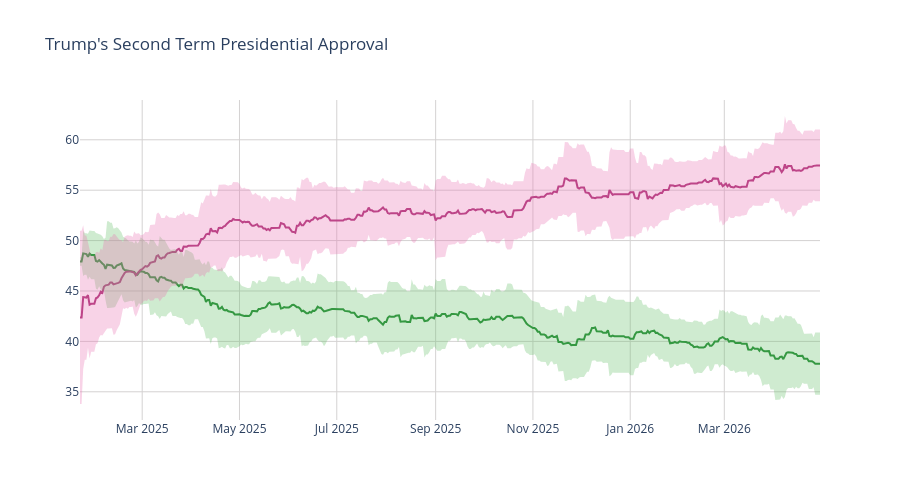

The notebook cell saved with this chart:
### Code cell
disappr_ci_hex = "#e86eaf"
appr_ci_hex = "#60be65"
disappr_ci_rgba = "rgba(232, 110, 175, 0.3)"
appr_ci_rgba = "rgba(96, 190, 101, 0.3)"
grid_col = "#d4d2d2"


# Approve
fig = go.Figure(go.Scatter(
    x=pres['end_date'],
    y=pres['approve'],
    hovertemplate="%{y:.2f}%",
    name="<b>Approve</b>",
    line=dict(color="#228833"),
    showlegend=False
))

# Disapprove
fig.add_trace(go.Scatter(
    x=pres['end_date'],
    y=pres['disapprove'],
    hovertemplate="%{y:.2f}%",
    name="<b>Disapprove</b>",
    line=dict(color="#aa3377"),
    showlegend=False
    )
)

# Approve CI
fig.add_traces([

    # Upper bound
    go.Scatter(
        x=pres['end_date'],
        y=pres['approve_upper_ci'],
        marker=dict(color=appr_ci_hex),
        line=dict(width=0),
        mode='lines',
        showlegend=False,
        hoverinfo="skip"
    ),

    # Lower bound
    go.Scatter(
        x=pres['end_date'],
        y=pres['approve_lower_ci'],
        marker=dict(color=appr_ci_hex),
        line=dict(width=0),
        mode='lines',
        fillcolor=appr_ci_rgba,
        fill="tonexty",
        showlegend=False,
        hoverinfo="skip"
    )
])

# Disapprove CI
fig.add_traces([

    # Upper bound
    go.Scatter(
        x=pres['end_date'],
        y=pres['disapprove_upper_ci'],
        marker=dict(color=disappr_ci_hex),
        line=dict(width=0),
        mode='lines',
        showlegend=False,
        hoverinfo="skip"
    ),

    # Lower bound
    go.Scatter(
        x=pres['end_date'],
        y=pres['disapprove_lower_ci'],
        marker=dict(color=disappr_ci_hex),
        line=dict(width=0),
        mode='lines',
        fillcolor=disappr_ci_rgba,
        fill="tonexty",
        showlegend=False,
        hoverinfo="skip"
    )
])

fig.update_layout(
    title=dict(text="Trump's Second Term Presidential Approval"),
    hovermode="x"
)

fig.update_xaxes(gridcolor=grid_col)
fig.update_yaxes(gridcolor=grid_col)

fig.update_layout(hovermode="x", hoverlabel_align="right", plot_bgcolor="rgba(0, 0, 0, 0)", height=500)
fig.show()

### Figure 1 — Plotly figure (JSON) as saved in the notebook; plotly's stock layout.template omitted (floating-point values rounded to 4 significant figures; data arrays with more than 128 entries replaced by an {"elided": "..."} marker saying what was removed)
{"data": [{"hovertemplate": "%{y:.2f}%", "line": {"color": "#228833"}, "name": "<b>Approve</b>", "showlegend": false, "type": "scatter", "x": {"elided": "465 str values"}, "y": {"elided": "465 float values"}}, {"hovertemplate": "%{y:.2f}%", "line": {"color": "#aa3377"}, "name": "<b>Disapprove</b>", "showlegend": false, "type": "scatter", "x": {"elided": "465 str values"}, "y": {"elided": "465 float values"}}, {"hoverinfo": "skip", "line": {"width": 0}, "marker": {"color": "#60be65"}, "mode": "lines", "showlegend": false, "type": "scatter", "x": {"elided": "465 str values"}, "y": {"elided": "465 float values"}}, {"fill": "tonexty", "fillcolor": "rgba(96, 190, 101, 0.3)", "hoverinfo": "skip", "line": {"width": 0}, "marker": {"color": "#60be65"}, "mode": "lines", "showlegend": false, "type": "scatter", "x": {"elided": "465 str values"}, "y": {"elided": "465 float values"}}, {"hoverinfo": "skip", "line": {"width": 0}, "marker": {"color": "#e86eaf"}, "mode": "lines", "showlegend": false, "type": "scatter", "x": {"elided": "465 str values"}, "y": {"elided": "465 float values"}}, {"fill": "tonexty", "fillcolor": "rgba(232, 110, 175, 0.3)", "hoverinfo": "skip", "line": {"width": 0}, "marker": {"color": "#e86eaf"}, "mode": "lines", "showlegend": false, "type": "scatter", "x": {"elided": "465 str values"}, "y": {"elided": "465 float values"}}], "layout": {"height": 500, "hoverlabel": {"align": "right"}, "hovermode": "x", "plot_bgcolor": "rgba(0, 0, 0, 0)", "title": {"text": "Trump's Second Term Presidential Approval"}, "xaxis": {"gridcolor": "#d4d2d2"}, "yaxis": {"gridcolor": "#d4d2d2"}}}
